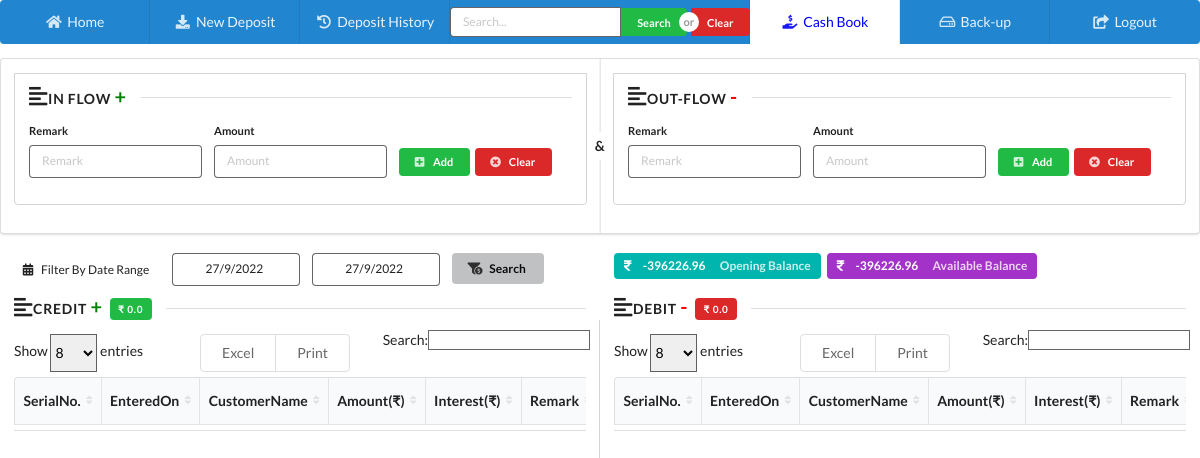
/daily_flow/ (signed in), run on an earlier commit of the app's database.
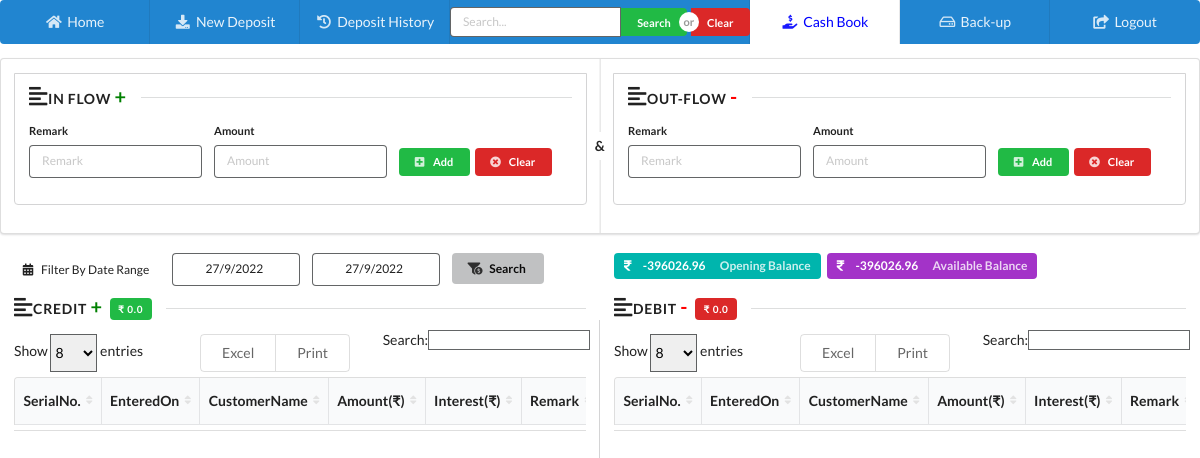
And on a later commit of the database.
### home/models.py (models this page shows, shortened)
class CashBook(models.Model):
    remark = models.CharField(max_length=300, blank=True, null=True)
    depositID = models.CharField(max_length=100, default='N/A')
    customerName = models.CharField(max_length=100, default='N/A')
    interest = models.FloatField(default=0.0)
    transactionType = models.CharField(max_length=300, blank=True, null=True)
    amount = models.FloatField(default=0.0)
    balanceThatTime = models.FloatField(default=0.0)
    availableBalance = models.FloatField(default=0.0)
    totalCredit = models.FloatField(default=0.0)
    totalDebit = models.FloatField(default=0.0)
    isDeleted = models.BooleanField(default=False)
    datetime = models.DateTimeField(auto_now_add=True, auto_now=False)
    lastUpdatedOn = models.DateTimeField(auto_now_add=False, auto_now=True)
    class Meta:
        verbose_name_plural = 'D) CashBook List'

### home/views.py (the view)
# urls.py: path('daily_flow/', daily_report, name='daily_report'),
def daily_report(request):
    if request.user.is_authenticated:
        try:
            opening = CashBook.objects.filter(datetime__lt=datetime.today().date(), isDeleted__exact=False).last()
            o_balance = opening.availableBalance
        except:
            o_balance = 0.0
        try:
            current = CashBook.objects.all().last()
            c = current.availableBalance
        except:
            c = 0.0
        total_c = 0.0
        total_d = 0.0
        for cre in CashBook.objects.filter(datetime__icontains=datetime.today().date(), isDeleted__exact=False,transactionType__icontains='Credit'):
            total_c = total_c + cre.interest + cre.amount
        for d in CashBook.objects.filter(datetime__icontains=datetime.today().date(), isDeleted__exact=False,transactionType__icontains='Debit'):
            total_d = total_d + d.interest + d.amount
        context = {
            'o_balance': o_balance,
            'c': c,
            'date': datetime.today().date(),
            'credit':total_c,
            'debit':total_d,
        }
        return render(request, 'home/dailyReport.html', context)
    else:
        return redirect('homeApp:loginPage')

### home/templates/home/dailyReport.html (shortened to what this page needs)
{% extends 'home/index.html' %}
{% load static %}
{% block body %}
    <div class="ui left aligned segment">
        <div class="ui grid">
            <div class="eight wide column">
                <div class="ui bottom attached segment">
                    <form class="ui tiny form" id="categoryForm">
                        <h5 class="ui horizontal left aligned divider header">
                            <i class="left align icon"></i>
                            IN FLOW <span style="color: green;font-size: 20px">+</span>
                        </h5>
                            <div class="three fields">
                                <div class="field" >
                                    <label>Remark</label>
                                    <input type="text" name="inRemark" id="inRemark" placeholder="Remark">
                                </div>
                                  <div class="field"  >
                                    <label>Amount</label>
                                    <input type="number" name="inAmount" id="inAmount" placeholder="Amount">
                                </div>
                                <div class="field" style="padding-top: 2.2em;">
                                    <button type="button" id="addCategoryBtn" class="ui green mini button"
                                            onclick="inflowAdd()">
                                        <i class="icon plus square"></i>
                                        Add
                                    </button>
                                    <button class="ui red mini button" type="button" onclick="clearCategoryForm()">
                                        <i class="icon times circle"></i>
                                        Clear
                                    </button>
                                </div>
                            </div>
                    </form>
                </div>
            </div>
            <div class="eight wide column">
                <div class="ui bottom attached segment">
                    <form class="ui tiny form" id="outForm">
                        <h5 class="ui horizontal left aligned divider header">
                            <i class="left align icon"></i>
                            OUT-FLOW <span style="color: red;font-size: 20px">-</span>
                        </h5>
                            <div class="three fields">
                                <div class="field">
                                    <label>Remark</label>
                                    <input type="text" name="outRemark" placeholder="Remark" id="outRemark">
                                </div>
                                <div class="field">
                                    <label>Amount</label>
                                    <input type="number" name="outAmount" placeholder="Amount" id="outAmount">
                                </div>
                                <div class="field" style="padding-top: 2.2em;">
                                    <button id="addHSNBtn" class="ui green mini button" type="button" onclick="outflowAdd()">
                                        <i class="icon plus square"></i>
                                        Add
                                    </button>
                                    <button class="ui red mini button" type="button" onclick="clearHSNForm()">
                                        <i class="icon times circle"></i>
                                        Clear
                                    </button>
                                </div>
                            </div>
                    </form>
                </div>
           </div>
        </div>
        <div class="ui  vertical divider" >
            &
        </div>
    </div>
<div class="row">
                    <div class="ui internally padded grid">
                        <div class="row" style="padding-bottom: 0!important;padding-top: 5px!important;">
                            <div class="eight wide column">
                                <div class="ui form">
                                    <form class="ui tiny form">
                                        <div class="field inline" id="custom_date">
                            <span style="float: left;padding: 7px;">
                            <i class="calendar alternate icon"></i>
                            <label>Filter By Date Range</label>
                            </span>
                                            <div class="three fields">
                                                <div class="field">
                                                    <div class="ui calendar" id="rangestartP">
                                                        <div class="ui input left icon">
                                                            <input class="" type="text" placeholder="Start Date"
                                                                   style="width:100%;"
                                                                   id="startDateP">
                                                        </div>
                                                    </div>
                                                </div>
                                                <div class="field">
                                                    <div class="ui calendar" id="rangeendP">
                                                        <div class="ui input left icon">
                                                            <input class="" type="text" placeholder="End Date"
                                                                   style="width:100%;"
                                                                   id="endDateP">
                                                        </div>
                                                    </div>
                                                </div>
                                                <div class="field">
                                                    <div class="ui calendar">
                                                        <div class="ui input left icon">
                                                            <button class="ui tiny active button" type="button"
                                                                    onclick="pDetails()">
                                                                <i class="funnel dollar icon"></i>
                                                                Search
                                                            </button>
                                                        </div>
                                                    </div>
                                                </div>
                                            </div>
                                        </div>
                                    </form>
                                </div>
                            </div>
                            <div class="eight wide column">
                                <div class="ui teal label">
                                    <i class="rupee icon"></i>
                                    {{ o_balance }}
                                    <a class="detail">Opening Balance</a>
                                </div>
                                <div class="ui purple label">
                                    <i class="rupee icon"></i>
                                    {{ c }}
                                    <a class="detail">Available Balance</a>
                                </div>
                            </div>
                            <div class="eight wide column">
                                <h5 class="ui horizontal left aligned divider header">
                                    <i class="left align icon"></i>
                                    CREDIT <span style="color: green;font-size: 20px">+</span> <a class="ui green tiny label">₹ {{ credit }}</a>
                                </h5>
                            </div>
                            <div class="eight wide column">
                                <h5 class="ui horizontal left aligned divider header">
                                    <i class="left align icon"></i>
                                    DEBIT <span style="color: red;font-size: 20px">-</span> <a class="ui red tiny label">₹ {{ debit }}</a>
                                </h5>
                            </div>
                        </div>
                    </div>
    <div class="ui internally celled grid">
        <div class="row">
            <div class="eight wide column">
                <table id="cTable" class="ui sortable celled very compact table"
                       style="margin-top: 5px;width: 100%">
                    <thead>
                    <tr>
                        <th>SerialNo.</th>
                          <th>EnteredOn</th>
                          <th>CustomerName</th>
                        <th>Amount(₹)</th>
                        <th>Interest(₹)</th>
                        <th>Remark</th>
                    </tr>
                    </thead>
                </table>
            </div>
            <div class="eight wide column">
                <table id="dTable" class="ui sortable celled very compact table"
                       style="margin-top: 5px;width: 100%">
                    <thead>
                    <tr>
                       <th>SerialNo.</th>
                          <th>EnteredOn</th>
                          <th>CustomerName</th>
                        <th>Amount(₹)</th>
                         <th>Interest(₹)</th>
                        <th>Remark</th>
                    </tr>
                    </thead>
                </table>
            </div>
        </div>
    </div>
</div>
{% endblock %}

### home/templates/home/index.html (shortened to what this page needs)
{% load static %}
<!DOCTYPE html>
<html lang="en">
<head>
    <link rel="stylesheet" type="text/css" href="{% static 'css/semantic.min.css' %}">
    <link rel="stylesheet" type="text/css" href="{% static 'css/dataTables.semanticui.min.css' %}">
    <link rel="stylesheet" type="text/css" href="{% static 'css/tableCss/dataTables.semanticui.min.css' %}">
    <link rel="stylesheet" type="text/css" href="{% static 'css/tableCss/buttons.semanticui.min.css' %}">
</head>
<body>
<div class="ui blue eight item inverted menu topNav">
    <a class="item" href="{% url 'homeApp:dashboard' %}">
        <i class="home icon"></i>
        Home
    </a>
    <a class="item" href="{% url 'homeApp:new_deposit' %}">
        <i class="download check icon"></i>
        New Deposit
    </a>
    <a class="item" href="{% url 'homeApp:deposit_history' %}">
        <i class="history icon"></i>
        Deposit History
    </a>
    <a class="item " style="width: 25%" href="#">
        <div class="ui action tiny input">
            <input type="text" id="search" placeholder="Search..." autofocus>
            <div class="ui mini buttons">
                <button onclick="SearchDeposit()" class="ui green button">Search</button>
                <div class="or"></div>
                <button class="ui red button" onclick="clearBtn()">Clear</button>
            </div>
        </div>
    </a>
    <a class="item" href="{% url 'homeApp:daily_report' %}">
        <i class="hand holding usd icon"></i>
        Cash Book
    </a>
  <a class="item" href="{% url 'homeApp:backup' %}">
        <i class="hdd outline icon"></i>
        Back-up
    </a>
    <a class="item" href="{% url 'homeApp:logout' %}">
        <i class="share square icon"></i>
        Logout
    </a>
</div>
{% block body %}
{% endblock %}
</body>
</html>

What changed in the data, as far as the page shows it:
no longer on this page (row unchanged): CashBook: availableBalance "-396226.96"
added CashBook: availableBalance "-396026.96"
